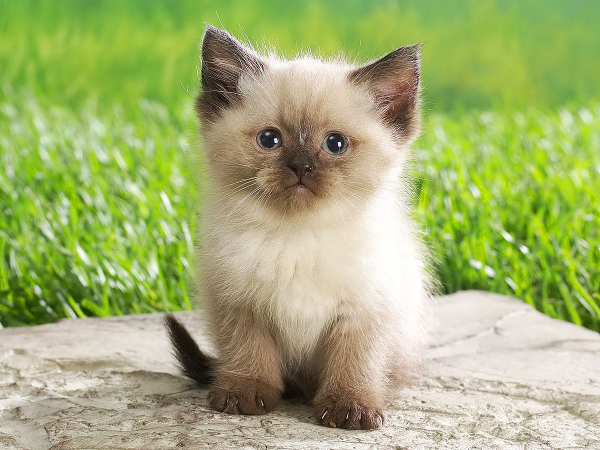
#> input picture image/photo_1.jpg, 1200 x 900 px (shown at 1/2 size)
$ python 1.py
#> lines starting #> are read from the running program, lines starting #| are printed output that depends on the picture
import cv2
import numpy as np
from sklearn.neighbors import NearestNeighbors

dataset = [
    {"class": "cat", "image": cv2.imread("image/photo_1.jpg")},
    {"class": "cat", "image": cv2.imread("image/photo_2.jpg")},
    {"class": "cat", "image": cv2.imread("image/photo_3.jpg")},
    {"class": "cat", "image": cv2.imread("image/photo_4.jpg")},
    {"class": "cat", "image": cv2.imread("image/photo_5.jpg")},
    {"class": "dog", "image": cv2.imread("image/photo_6.jpg")},
    {"class": "dog", "image": cv2.imread("image/photo_7.jpg")},
    {"class": "dog", "image": cv2.imread("image/photo_8.jpg")},
    {"class": "dog", "image": cv2.imread("image/photo_9.jpg")},
    {"class": "dog", "image": cv2.imread("image/photo_10.jpg")},
    {"class": "car", "image": cv2.imread("image/photo_11.jpg")},
    {"class": "car", "image": cv2.imread("image/photo_12.jpg")},
    {"class": "car", "image": cv2.imread("image/photo_13.jpg")},
    {"class": "bus", "image": cv2.imread("image/photo_14.jpg")},
]
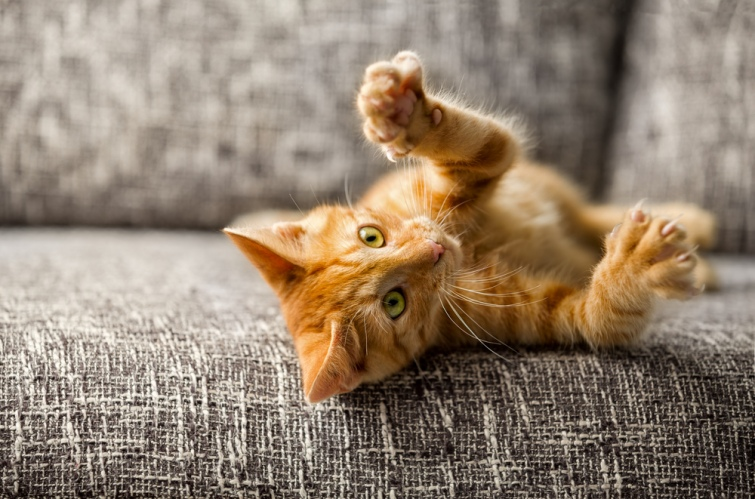
#> input picture image/photo_2.jpg, 755 x 499 px
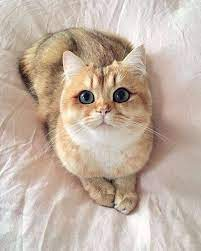
#> input picture image/photo_3.jpg, 201 x 251 px
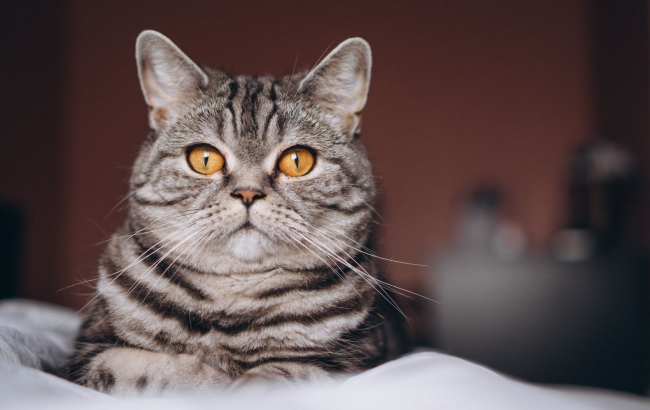
#> input picture image/photo_4.jpg, 1300 x 820 px (shown at 1/2 size)
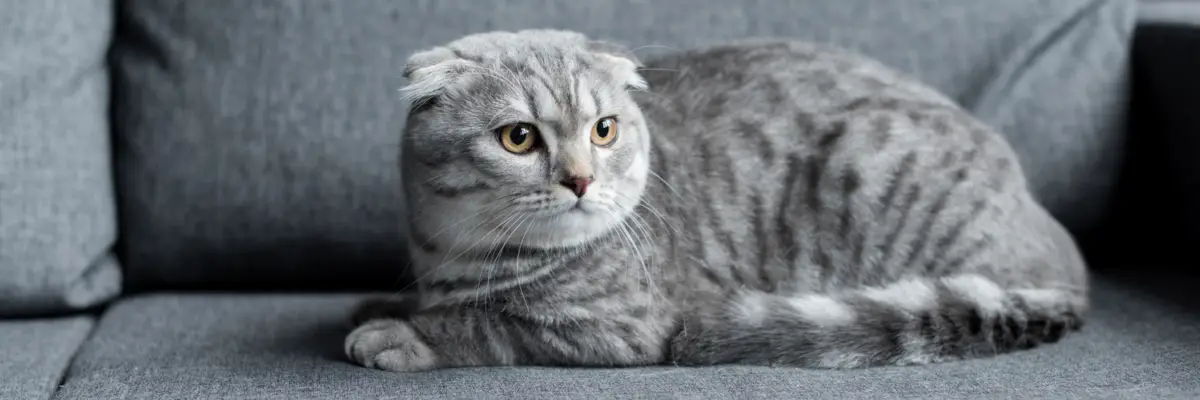
#> input picture image/photo_5.jpg, 1200 x 400 px
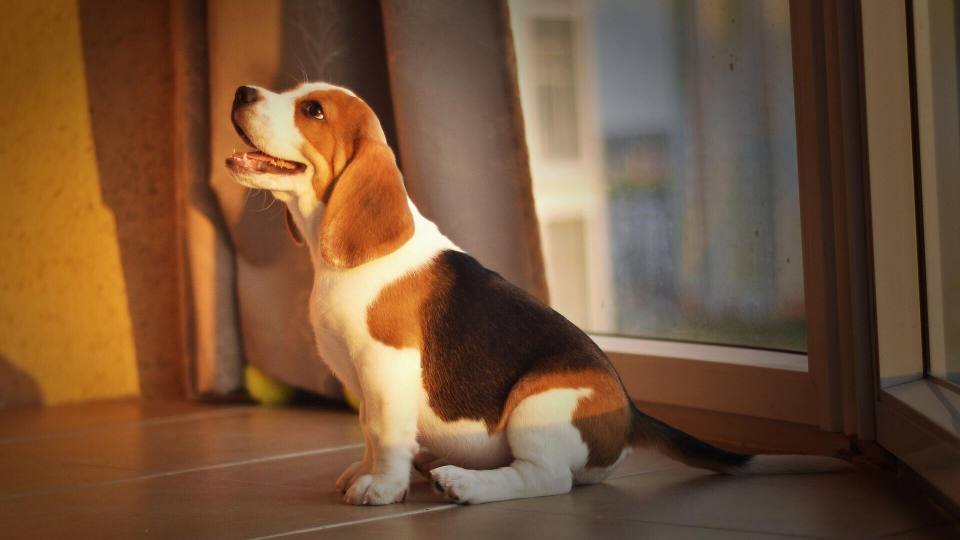
#> input picture image/photo_6.jpg, 1920 x 1080 px (shown at 1/2 size)

common_size = (224, 224)

image_vectors = []
class_labels = []
for item in dataset:
#> (the run stopped early here; a loop or call above may not have finished)
